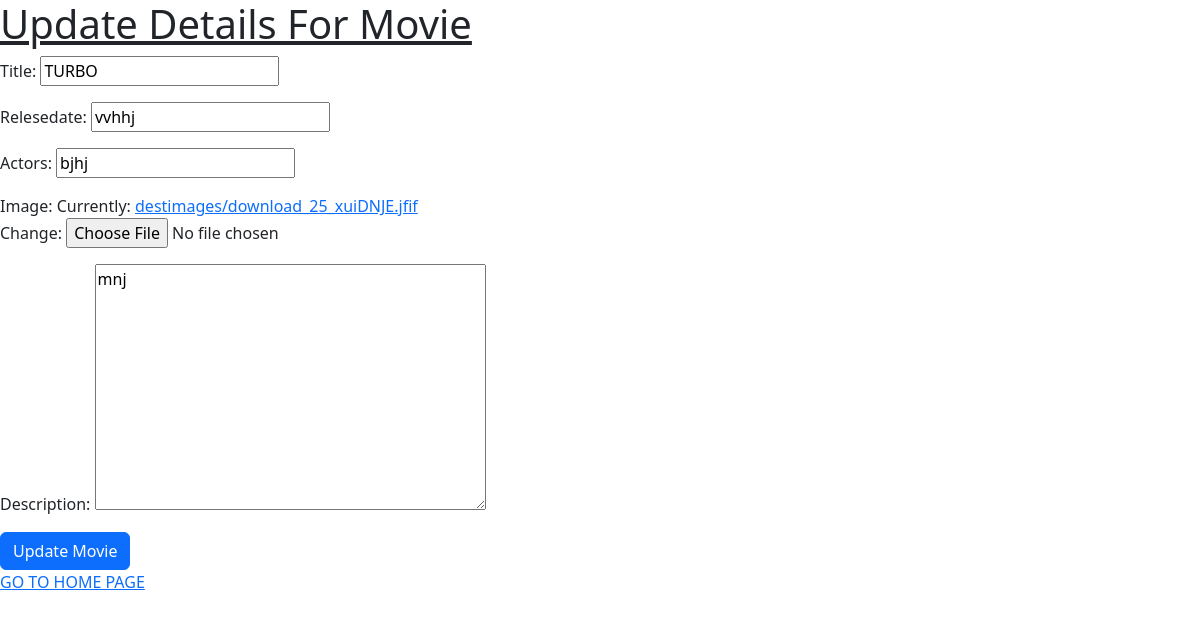
/home/mov_update/2/ (signed in), run on the app's committed database.
### destinations/models.py (models this page shows)
class Destinations(models.Model):
    Title=models.CharField(max_length=200)
    Relesedate=models.CharField(max_length=200)
    Actors=models.CharField(max_length=200)
    Reviews=models.CharField(max_length=200)
    image = models.ImageField(upload_to='destimages/')
    description = models.TextField()
    creator = models.ForeignKey(User, on_delete=models.CASCADE)

### destinations/views.py (the view)
# urls.py: path('mov_update/<int:id>/',views.update_dest,name='updatedest'),
@login_required
def update_dest(request,id):
    destination = get_object_or_404(Destinations, id=id)
    if destination.creator != request.user:
        return HttpResponseForbidden("You are not allowed to edit this movie.")
    if request.method == 'POST':
        form = DestForm(request.POST, request.FILES, instance=destination)
        if form.is_valid():
            form.save()
            messages.success(request, 'Movie updated successfully.')
            return redirect('listdest')
        else:
            messages.error(request, 'Form is not valid. Please correct the errors below.')
    else:
        form = DestForm(instance=destination)
    return render(request, 'destinationupdate.html', {'form': form, 'destination': destination})

### destinations/forms.py
class DestForm(forms.ModelForm):
    class Meta:
        model = Destinations
        exclude = ['creator','Reviews']

### templates/destinationupdate.html (shortened to what this page needs)
<!DOCTYPE html>
<html lang="en">
<head>
    <link href="https://cdn.jsdelivr.net/npm/bootstrap@5.3.3/dist/css/bootstrap.min.css" rel="stylesheet">
</head>
<body>
<h1><u>Update Details For Movie</u></h1>
<form method="post" enctype="multipart/form-data">
    {{ form.as_p }}
    <button type="submit" class="btn btn-primary">Update Movie</button>
</form>
    <a HREF="{% url 'listdest' %}">GO TO HOME PAGE</a>
</body>
</html>

### data on the page
Destinations: Title "TURBO", Relesedate "vvhhj", Actors "bjhj", description "mnj"
